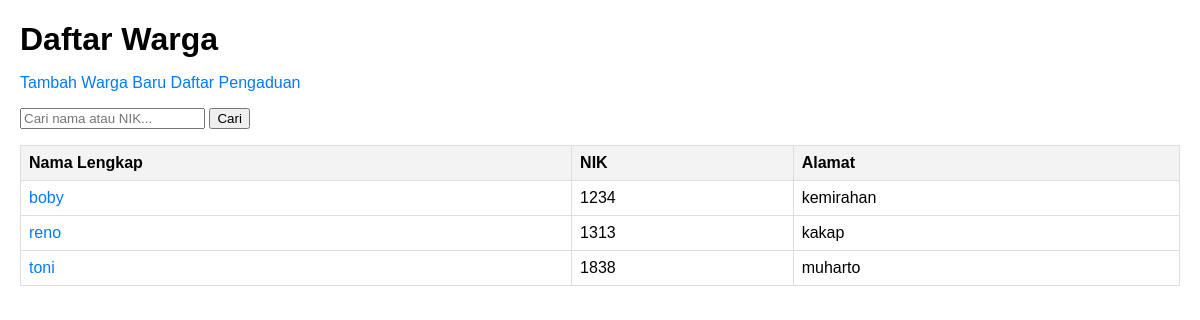
The app's page /warga/, older data.
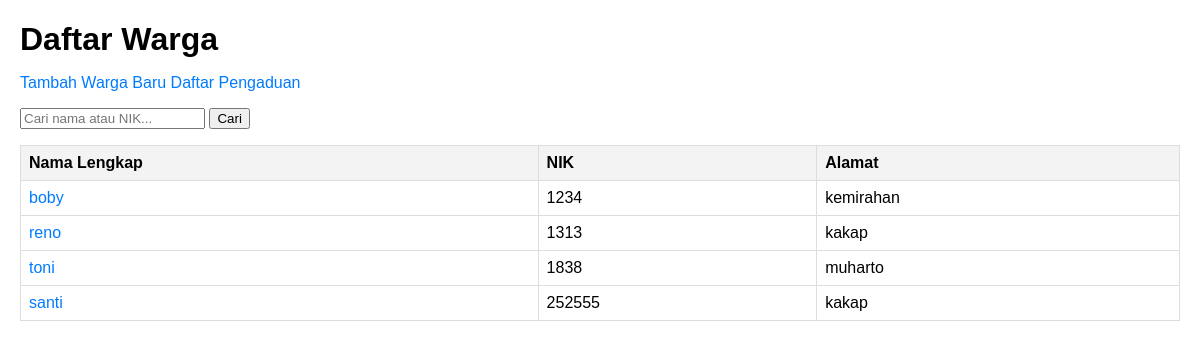
The same page, newer data.
### warga/models.py (models this page shows, shortened)
class Warga(models.Model):
    nik = models.CharField(max_length=16, unique=True)
    nama_lengkap = models.CharField(max_length=100)
    alamat = models.TextField()
    no_telepon = models.CharField(max_length=15, blank=True)

### warga/views.py (the view)
# urls.py: path('', WargaListView.as_view(), name='warga-list'),
class WargaListView(ListView):
    model = Warga
    template_name = 'warga/warga_list.html'
    context_object_name = 'warga_list'
    def get_queryset(self):
        queryset = super().get_queryset()
        q = self.request.GET.get('q')
        if q:
            queryset = queryset.filter(nama_lengkap__icontains=q) | queryset.filter(nik__icontains=q)
        return queryset

### warga/templates/warga/warga_list.html (shortened to what this page needs)
<!DOCTYPE html>
<html lang="id">
<head>
</head>
<body>
  <h1>Daftar Warga</h1>
  <p>
    <a href="{% url 'warga-tambah' %}">Tambah Warga Baru</a>
    <a href="{% url 'pengaduan-list' %}">Daftar Pengaduan</a>
  </p>
  <form method="get">
    <input type="text" name="q" placeholder="Cari nama atau NIK..." value="{{ request.GET.q }}">
    <button type="submit">Cari</button>
  </form>
  <table>
    <thead>
      <tr>
        <th>Nama Lengkap</th>
        <th>NIK</th>
        <th>Alamat</th>
      </tr>
    </thead>
    <tbody>
      {% for warga in warga_list %}
      <tr>
        <td><a href="{% url 'warga-detail' pk=warga.pk %}">{{ warga.nama_lengkap }}</a></td>
        <td>{{ warga.nik }}</td>
        <td>{{ warga.alamat|default:"-"|truncatechars:40 }}</td>
      </tr>
      {% empty %}
      <tr>
        <td colspan="3">Belum ada data warga.</td>
      </tr>
      {% endfor %}
    </tbody>
  </table>
</body>
</html>

### warga/templates/warga/warga_list.html (style rules this page uses)
body { font-family: Arial, sans-serif; margin: 20px; }
h1 { margin-bottom: 10px; }
table { border-collapse: collapse; width: 100%; margin-top: 16px; }
th, td { border: 1px solid #ddd; padding: 8px; }
th { background: #f3f3f3; text-align: left; }
a { color: #007BFF; text-decoration: none; }

Row changes from the older to the newer data that the page shows:
added Warga: nama_lengkap "santi", nik "252555", alamat "kakap"
